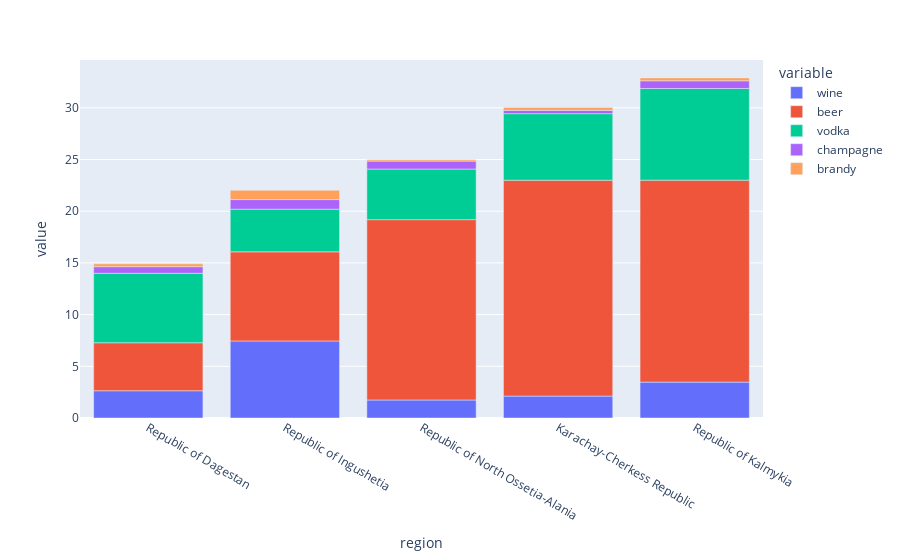

Here is the notebook cell this chart was saved with:
### Markdown cell above
It isn't surprising that the two regions with most alcohol sales are Moscow and Saint-Petersburg, but it is however interessing thate the following few regions are very remote regions such as Yamalo-Nenets Autonomous Okrug or the Komi republic have in generall a lower standard. (Maybe on outlook would be to check out the standard of living in these remote regions, commons sense would tell me that climate difference possible also play a role.)

### Code cell
fig = px.bar(df_region.sort_values(by = "total_volume_mean", ascending = True).head(5), x='region', y=drink_cat)#.update_xaxes(categoryorder="total descending")
fig.show()

### Figure 1 — Plotly figure (JSON) as saved in the notebook; plotly's stock layout.template omitted (floating-point values rounded to 4 significant figures)
{"data": [{"alignmentgroup": "True", "hovertemplate": "variable=wine<br>region=%{x}<br>value=%{y}<extra></extra>", "legendgroup": "wine", "marker": {"color": "#636efa", "pattern": {"shape": ""}}, "name": "wine", "offsetgroup": "wine", "orientation": "v", "showlegend": true, "textposition": "auto", "type": "bar", "x": ["Republic of Dagestan", "Republic of Ingushetia", "Republic of North Ossetia-Alania", "Karachay-Cherkess Republic", "Republic of Kalmykia"], "xaxis": "x", "y": [2.635, 7.45, 1.743, 2.119, 3.472], "yaxis": "y"}, {"alignmentgroup": "True", "hovertemplate": "variable=beer<br>region=%{x}<br>value=%{y}<extra></extra>", "legendgroup": "beer", "marker": {"color": "#EF553B", "pattern": {"shape": ""}}, "name": "beer", "offsetgroup": "beer", "orientation": "v", "showlegend": true, "textposition": "auto", "type": "bar", "x": ["Republic of Dagestan", "Republic of Ingushetia", "Republic of North Ossetia-Alania", "Karachay-Cherkess Republic", "Republic of Kalmykia"], "xaxis": "x", "y": [4.644, 8.625, 17.44, 20.88, 19.53], "yaxis": "y"}, {"alignmentgroup": "True", "hovertemplate": "variable=vodka<br>region=%{x}<br>value=%{y}<extra></extra>", "legendgroup": "vodka", "marker": {"color": "#00cc96", "pattern": {"shape": ""}}, "name": "vodka", "offsetgroup": "vodka", "orientation": "v", "showlegend": true, "textposition": "auto", "type": "bar", "x": ["Republic of Dagestan", "Republic of Ingushetia", "Republic of North Ossetia-Alania", "Karachay-Cherkess Republic", "Republic of Kalmykia"], "xaxis": "x", "y": [6.715, 4.125, 4.897, 6.435, 8.867], "yaxis": "y"}, {"alignmentgroup": "True", "hovertemplate": "variable=champagne<br>region=%{x}<br>value=%{y}<extra></extra>", "legendgroup": "champagne", "marker": {"color": "#ab63fa", "pattern": {"shape": ""}}, "name": "champagne", "offsetgroup": "champagne", "orientation": "v", "showlegend": true, "textposition": "auto", "type": "bar", "x": ["Republic of Dagestan", "Republic of Ingushetia", "Republic of North Ossetia-Alania", "Karachay-Cherkess Republic", "Republic of Kalmykia"], "xaxis": "x", "y": [0.6411, 0.925, 0.7674, 0.3195, 0.7437], "yaxis": "y"}, {"alignmentgroup": "True", "hovertemplate": "variable=brandy<br>region=%{x}<br>value=%{y}<extra></extra>", "legendgroup": "brandy", "marker": {"color": "#FFA15A", "pattern": {"shape": ""}}, "name": "brandy", "offsetgroup": "brandy", "orientation": "v", "showlegend": true, "textposition": "auto", "type": "bar", "x": ["Republic of Dagestan", "Republic of Ingushetia", "Republic of North Ossetia-Alania", "Karachay-Cherkess Republic", "Republic of Kalmykia"], "xaxis": "x", "y": [0.2721, 0.9, 0.14, 0.2758, 0.28], "yaxis": "y"}], "layout": {"barmode": "relative", "legend": {"title": {"text": "variable"}, "tracegroupgap": 0}, "margin": {"t": 60}, "xaxis": {"anchor": "y", "domain": [0, 1], "title": {"text": "region"}}, "yaxis": {"anchor": "x", "domain": [0, 1], "title": {"text": "value"}}}}
